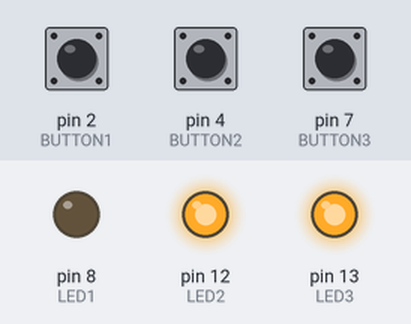
Simulated run of this sketch. Board: Arduino Uno, built with avr-gcc and run on an emulated ATmega328P. Shown: output pins drawn as LEDs (lit = HIGH). Inputs (shaded band) come from the test bench; at power-on: pin 2 (BUTTON1) HIGH, pin 4 (BUTTON2) LOW, pin 7 (BUTTON3) LOW.

Above: at 1.2 s.
1.3 s: pin 2 (BUTTON1) pulled LOW for 0.15 s
At 1.37 s:
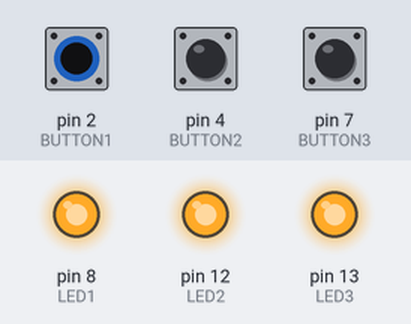
2.9 s: pin 4 (BUTTON2) pulled HIGH for 0.15 s
At 2.97 s:
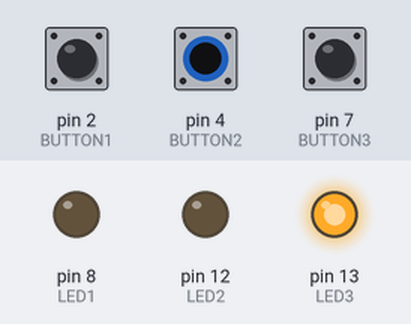
4.5 s: pin 7 (BUTTON3) pulled HIGH for 0.15 s
At 4.57 s:
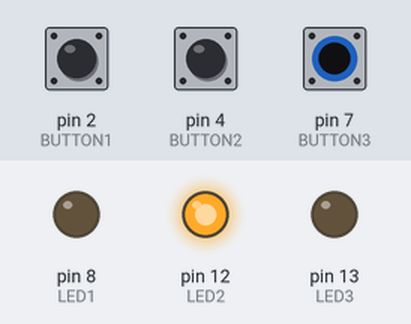
6.1 s: pin 7 (BUTTON3) pulled HIGH for 3.2 s
At 9.7 s:
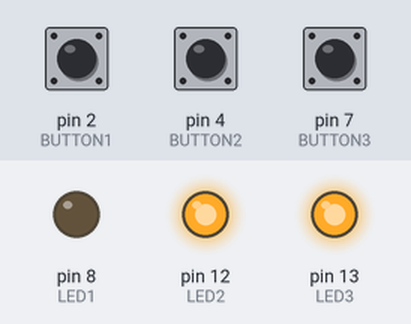
10.8 s: pin 2 (BUTTON1) pulled LOW for 3.2 s
At 12.0 s:
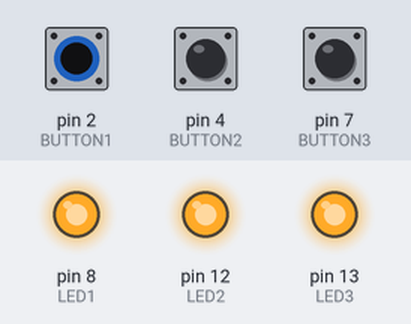
15.5 s: pin 2 (BUTTON1) driven LOW and pin 4 (BUTTON2) driven HIGH
At 16.8 s:
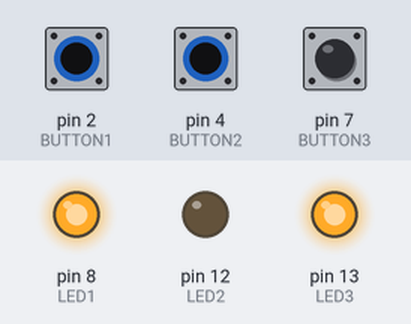
Timing chart, 0 to 18.0 s (numbered marks = the images above; inputs shaded):
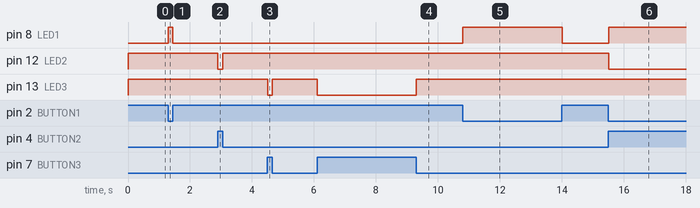

Measured:
- after the input at 1.3 s, pin 8 (LED1): LOW → HIGH at once, → LOW 0.15 s later
- after the input at 2.9 s, pin 12 (LED2): HIGH → LOW at once, → HIGH 0.15 s later
- after the input at 4.5 s, pin 13 (LED3): HIGH → LOW at once, → HIGH 0.15 s later
- after the input at 6.1 s, pin 13 (LED3): HIGH → LOW at once, → HIGH 3.2 s later
- after the input at 10.8 s, pin 8 (LED1): LOW → HIGH at once, → LOW 3.2 s later
- after the input at 15.5 s, pin 8 (LED1): LOW → HIGH at once; pin 12 (LED2): HIGH → LOW at once

The sketch:

Arduino_MultiPushButtons.ino
```cpp
const int BUTTON1 = 2;//Initialize Pin2 with Button1
const int BUTTON2 = 4;//Initialize Pin4 with Button2
const int BUTTON3 = 7;//Initialize Pin7 with Button3
const int LED1 = 8;//Initialize pin8 for LED1
const int LED2 = 12;//Initialize pin12 for LED2
const int LED3 = 13;//Initialize pin13 for LED3
int BUTTONstate1 = 0; // To read the button1 state
int BUTTONstate2 = 0;// To read the button2 state
int BUTTONstate3 = 0;// To read the button3 state

void setup()
{
  pinMode(BUTTON1, INPUT);//Define Button1 as input pin
  pinMode(BUTTON2, INPUT);//Define Button2 as input pin
  pinMode(BUTTON3, INPUT);//Define Button3 as input pin
  pinMode(LED1, OUTPUT);//Define LED1 as output pin
  pinMode(LED2, OUTPUT);//Define LED2 as output pin
  pinMode(LED3, OUTPUT);//Define LED3 as output pin
}

void loop()
{
  BUTTONstate1 = digitalRead(BUTTON1);//Read button1 state
  if (BUTTONstate1 == LOW)
  {
    digitalWrite(LED1, HIGH);// Turn LED1 ON
  }
  else{
    digitalWrite(LED1, LOW);// Turn LED1 ON
  }
  BUTTONstate2 = digitalRead(BUTTON2);//Read button2 state
  if (BUTTONstate2 == HIGH)
  {
    digitalWrite(LED2, LOW); // Turn LED2 OFF
  }
  else{
    digitalWrite(LED2, HIGH); //Turn LED2 ON
  }
  BUTTONstate3 = digitalRead(BUTTON3);//Read button3 state
  if (BUTTONstate3 == HIGH)
  {
    digitalWrite(LED3, LOW);// Turn LED3 OFF
  }
  else{
    digitalWrite(LED3, HIGH);// Turn LED2 ON
  }

}
```
